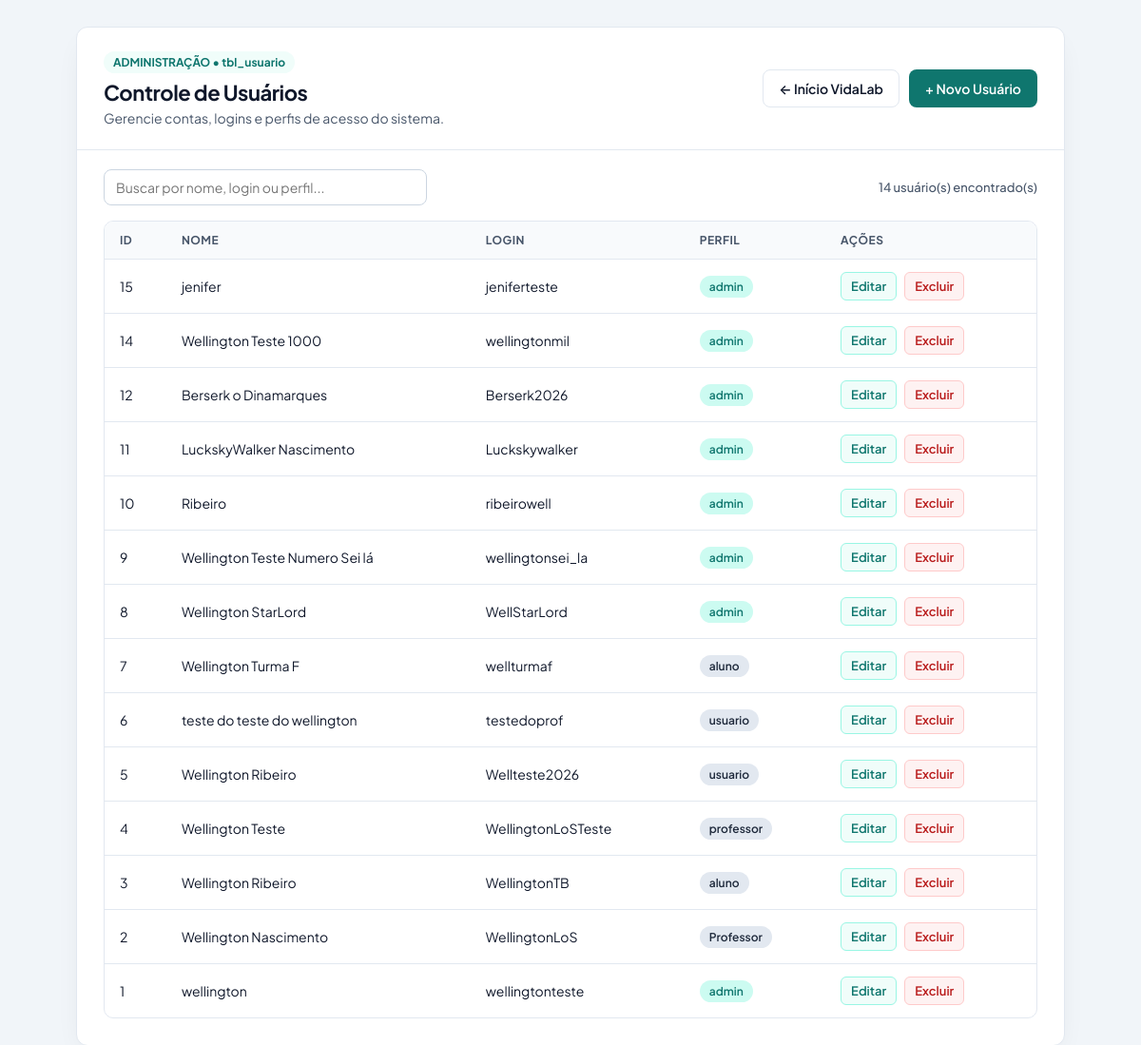
/index.php?controller=usuario&action=index (signed in), run on the app's committed database.
### tables this page shows
CREATE TABLE `tbl_usuario` (
  `id` int(11) NOT NULL,
  `nome` varchar(100) NOT NULL,
  `login` varchar(50) NOT NULL,
  `senha` varchar(255) NOT NULL,
  `perfil` varchar(50) NOT NULL
);

### config/Database.php (called while the page is built)
<?php
class Database {
    private static $host = "localhost";
    private static $dbname = "vidalab";
    private static $user = "root";
    private static $pass = "";
    private static $conexao = null;
    public static function getConnection() {
        if (self::$conexao === null) {
            try {
                self::$conexao = new PDO(
                    "mysql:host=" . self::$host . ";dbname=" . self::$dbname . ";charset=utf8",
                    self::$user,
                    self::$pass,
                    [
                        PDO::ATTR_ERRMODE => PDO::ERRMODE_EXCEPTION,
                        PDO::ATTR_DEFAULT_FETCH_MODE => PDO::FETCH_ASSOC
                    ]
                );
            } catch (PDOException $e) {
                die("Erro na conexão com o banco de dados: " . $e->getMessage());
            }
        }
        return self::$conexao;
    }
}

### app/controllers/UsuarioController.php (called while the page is built, shortened)
<?php
class UsuarioController {
    private $model;
    public function __construct() {
        $this->model = new Usuario();
    }
    public function index() {
        $usuarios = $this->model->all();
        require_once __DIR__ . '/../views/usuarios/index.php';
    }
}

### app/models/Model.php (called while the page is built, shortened)
<?php
require_once __DIR__ . '/../../config/Database.php';
abstract class Model {
    protected $db;
    protected $table;
    protected $primaryKey = 'id';
    public function __construct() {
        $this->db = Database::getConnection();
    }
    public function all() {
        $sql = "SELECT * FROM {$this->table} ORDER BY {$this->primaryKey} DESC";
        $stmt = $this->db->query($sql);
        return $stmt->fetchAll();
    }
}

### app/views/usuarios/index.php (the view, shortened to what this page needs)
<?php
$baseUrl = '/ProjetoModelo';
$usuarios = $usuarios ?? [];
?>
<!DOCTYPE html>
<html lang="pt-br">
<head>
</head>
<body>
    <div class="container">
        <div class="card">
            <div class="topo">
                <div class="topo-titulo">
                    <small>ADMINISTRAÇÃO • tbl_usuario</small>
                    <h2>Controle de Usuários</h2>
                    <p>Gerencie contas, logins e perfis de acesso do sistema.</p>
                </div>
                <div class="acoes-topo">
                    <a class="btn btn-outline" href="<?= $baseUrl ?>/index.php?controller=vidalab&action=inicio">← Início VidaLab</a>
                    <a class="btn btn-primary" href="<?= $baseUrl ?>/index.php?controller=usuario&action=cadastrar">+ Novo Usuário</a>
                </div>
            </div>
            <div class="corpo">
                <div class="barra-ferramentas">
                    <input
                        type="search"
                        id="filtroUsuarios"
                        class="campo-busca"
                        placeholder="Buscar por nome, login ou perfil..."
                        aria-label="Buscar usuário"
                    >
                    <span class="contador" id="contadorUsuarios">
                        <?= count($usuarios) ?> usuário(s) encontrado(s)
                    </span>
                </div>
                <div class="tabela-responsiva">
                    <table id="tabelaUsuarios">
                        <thead>
                            <tr>
                                <th>ID</th>
                                <th>Nome</th>
                                <th>Login</th>
                                <th>Perfil</th>
                                <th>Ações</th>
                            </tr>
                        </thead>
                        <tbody>
                            <?php if (empty($usuarios)): ?>
                                <tr>
                                    <td colspan="5" class="vazio">Nenhum registro encontrado.</td>
                                </tr>
                            <?php else: ?>
                                <?php foreach ($usuarios as $u): ?>
                                    <?php
                                        $id = (int) ($u['id'] ?? 0);
                                        $nome = (string) ($u['nome'] ?? '');
                                        $login = (string) ($u['login'] ?? '');
                                        $perfil = (string) ($u['perfil'] ?? '');
                                        $isAdmin = strtolower(trim($perfil)) === 'admin';
                                    ?>
                                    <tr class="linha-usuario">
                                        <td><?= $id ?></td>
                                        <td><?= htmlspecialchars($nome, ENT_QUOTES, 'UTF-8') ?></td>
                                        <td><?= htmlspecialchars($login, ENT_QUOTES, 'UTF-8') ?></td>
                                        <td>
                                            <span class="badge <?= $isAdmin ? 'badge-admin' : '' ?>">
                                                <?= htmlspecialchars($perfil, ENT_QUOTES, 'UTF-8') ?>
                                            </span>
                                        </td>
                                        <td>
                                            <div class="acoes-linha">
                                                <a
                                                    class="acao-link acao-editar"
                                                    href="<?= $baseUrl ?>/index.php?controller=usuario&action=editar&id=<?= $id ?>"
                                                >
                                                    Editar
                                                </a>
                                                <a
                                                    class="acao-link acao-excluir"
                                                    href="<?= $baseUrl ?>/index.php?controller=usuario&action=excluir&id=<?= $id ?>"
                                                    onclick="return confirm('Deseja excluir o usuário <?= htmlspecialchars(addslashes($nome), ENT_QUOTES, 'UTF-8') ?>?')"
                                                >
                                                    Excluir
                                                </a>
                                            </div>
                                        </td>
                                    </tr>
                                <?php endforeach; ?>
                            <?php endif; ?>
                        </tbody>
                    </table>
                </div>
            </div>
        </div>
    </div>
</body>
</html>

### index.php (shortened to what this page needs)
<?php
$controllerParam = $_GET['controller'] ?? 'vidalab';
$actionParam     = $_GET['action']     ?? 'inicio';
$controllerBase = ucfirst(strtolower($controllerParam));
$controllerName = $controllerBase . 'Controller';
$controllerFile = __DIR__ . '/app/controllers/' . $controllerName . '.php';
if (file_exists($controllerFile)) {
    if (class_exists($controllerName)) {
        $controllerInstance = new $controllerName();
        if (method_exists($controllerInstance, $actionParam)) {
            $controllerInstance->$actionParam();
        } else {
            die("Erro: A ação '{$actionParam}' não existe no controlador {$controllerName}.");
        }
    } else {
        die("Erro: O arquivo existe, mas a classe dentro dele precisa se chamar exatamente: <strong>{$controllerName}</strong>");
    }
} else {
    die("Erro: O arquivo do controlador não foi encontrado em: {$controllerFile}");
}

### app/views/usuarios/index.php (style rules this page uses)
:root { --bg-page: #f1f5f9; --bg-card: #ffffff; --primary: #0f766e; --primary-hover: #115e59; --primary-soft: #f0fdfa; --text-main: #0f172a; --text-muted: #475569; --border: #e2e8f0; --danger: #b91c1c; --danger-bg: #fef2f2; --danger-border: #fecaca; --success: #15803d; --success-bg: #f0fdf4; --success-border: #bbf7d0; --radius: 12px; --shadow: 0 12px 30px -12px rgba(15, 23, 42, 0.1); }
* { box-sizing: border-box; }
body { margin: 0; font-family: 'Plus Jakarta Sans', system-ui, -apple-system, sans-serif; background: var(--bg-page); color: var(--text-main); padding: 28px 16px; }
.container { max-width: 1040px; margin: 0 auto; }
.card { background: var(--bg-card); border: 1px solid var(--border); border-radius: var(--radius); box-shadow: var(--shadow); overflow: hidden; }
.topo { padding: 24px 28px; border-bottom: 1px solid var(--border); display: flex; flex-wrap: wrap; justify-content: space-between; align-items: center; gap: 16px; }
.topo-titulo small { display: inline-block; font-size: 12px; font-weight: 700; color: var(--primary); background: var(--primary-soft); padding: 4px 10px; border-radius: 999px; margin-bottom: 6px; }
.topo-titulo h2 { margin: 0; font-size: 22px; font-weight: 700; letter-spacing: -0.02em; }
.topo-titulo p { margin: 4px 0 0; font-size: 14px; color: var(--text-muted); }
.acoes-topo { display: flex; flex-wrap: wrap; gap: 10px; align-items: center; }
.btn { display: inline-flex; align-items: center; justify-content: center; gap: 6px; padding: 10px 16px; border-radius: 8px; font-family: inherit; font-size: 14px; font-weight: 600; text-decoration: none; border: 1px solid transparent; cursor: pointer; transition: all 0.15s ease; }
.btn-primary { background: var(--primary); color: #ffffff; }
.btn-outline { background: #ffffff; color: var(--text-main); border-color: var(--border); }
.corpo { padding: 20px 28px 28px; }
.barra-ferramentas { display: flex; flex-wrap: wrap; justify-content: space-between; align-items: center; gap: 12px; margin-bottom: 16px; }
.campo-busca { width: 100%; max-width: 340px; padding: 9px 12px; border: 1px solid #cbd5e1; border-radius: 8px; font-family: inherit; font-size: 14px; color: var(--text-main); }
.contador { font-size: 13px; color: var(--text-muted); font-weight: 500; }
.tabela-responsiva { width: 100%; overflow-x: auto; border: 1px solid var(--border); border-radius: 10px; }
table { width: 100%; border-collapse: collapse; text-align: left; font-size: 14px; }
th { background: #f8fafc; color: var(--text-muted); font-size: 12px; font-weight: 700; text-transform: uppercase; letter-spacing: 0.04em; padding: 12px 16px; border-bottom: 1px solid var(--border); white-space: nowrap; }
td { padding: 13px 16px; border-bottom: 1px solid var(--border); vertical-align: middle; }
tbody tr:last-child td { border-bottom: none; }
.badge { display: inline-block; padding: 4px 10px; border-radius: 999px; font-size: 12px; font-weight: 600; background: #e2e8f0; color: #1e293b; }
.badge-admin { background: #ccfbf1; color: #0f766e; }
.acoes-linha { display: inline-flex; gap: 8px; white-space: nowrap; }
.acao-link { padding: 6px 10px; border-radius: 6px; font-size: 13px; font-weight: 600; text-decoration: none; border: 1px solid transparent; }
.acao-editar { color: var(--primary); background: var(--primary-soft); border-color: #99f6e4; }
.acao-excluir { color: var(--danger); background: var(--danger-bg); border-color: var(--danger-border); }

### data on the page
tbl_usuario: id "15", nome "jenifer", login "jeniferteste", perfil "admin"
tbl_usuario: id "14", nome "Wellington Teste 1000", login "wellingtonmil", perfil "admin"
tbl_usuario: id "12", nome "Berserk o Dinamarques", login "Berserk2026", perfil "admin"
tbl_usuario: id "11", nome "LuckskyWalker Nascimento", login "Luckskywalker", perfil "admin"
tbl_usuario: id "10", nome "Ribeiro", login "ribeirowell", perfil "admin"
tbl_usuario: id "9", nome "Wellington Teste Numero Sei lá", login "wellingtonsei_la", perfil "admin"
tbl_usuario: id "8", nome "Wellington StarLord", login "WellStarLord", perfil "admin"
tbl_usuario: id "7", nome "Wellington Turma F", login "wellturmaf", perfil "aluno"
tbl_usuario: id "6", nome "teste do teste do wellington", login "testedoprof", perfil "usuario"
tbl_usuario: id "5", nome "Wellington Ribeiro", login "Wellteste2026", perfil "usuario"
tbl_usuario: id "4", nome "Wellington Teste", login "WellingtonLoSTeste", perfil "professor"
tbl_usuario: id "3", nome "Wellington Ribeiro", login "WellingtonTB", perfil "aluno"
tbl_usuario: id "2", nome "Wellington Nascimento", login "WellingtonLoS", perfil "Professor"
tbl_usuario: id "1", nome "wellington", login "wellingtonteste", perfil "admin"

### other printed values
count($usuarios) "14"
